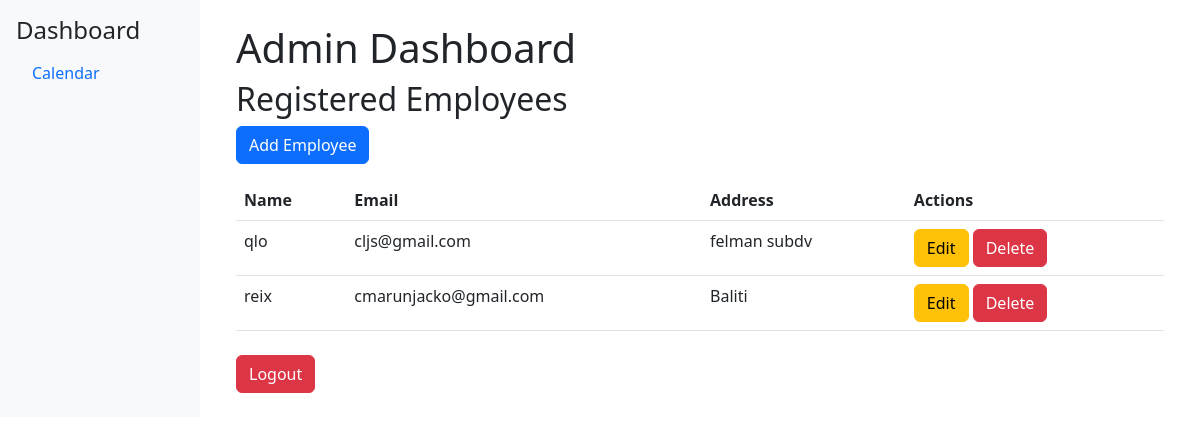
Screenshot of /admin-dashboard/ with the database file from the repository.
### employees/models.py (models this page shows, shortened)
class CustomUser(AbstractBaseUser, PermissionsMixin):
    ROLE_CHOICES = [
        ('admin', 'Admin'),
        ('employee', 'Employee'),
    ]
    email = models.EmailField(unique=True)
    username = models.CharField(max_length=150, unique=True)
    first_name = models.CharField(max_length=30)
    last_name = models.CharField(max_length=30)
    phone_number = models.CharField(max_length=11)
    address = models.CharField(max_length=300)
    birth_date = models.DateField(null=True, blank=True)
    is_active = models.BooleanField(default=True)
    is_staff = models.BooleanField(default=False)
    is_admin = models.BooleanField(default= False)
    role = models.CharField(max_length=10, choices=ROLE_CHOICES, default='employee')
    salary_rate = models.DecimalField(max_digits=6, decimal_places=2, default=20.00, help_text="Hourly rate in currency units")
    objects = CustomUserManager()
    USERNAME_FIELD = 'username'
    REQUIRED_FIELDS = ['email']  # List all required fields here
    groups = models.ManyToManyField(
        Group,
        related_name='customuser_set',  # Custom related name to avoid clashes
        blank=True,
    )
    user_permissions = models.ManyToManyField(
        Permission,
        related_name='customuser_set',  # Custom related name to avoid clashes
        blank=True,
    )
    def __str__(self):
        return self.username

### employees/views.py (the view)
# urls.py: path('admin-dashboard/', admin_dashboard, name='admin_dashboard'),
def admin_dashboard(request):
    employees = CustomUser.objects.filter(role='employee')# Fetch all users with employee role from the database
    print(f"Employees: {employees}")
    return render(request, 'dashboard/admin_dashboard.html', {'employees': employees})

### templates/dashboard/admin_dashboard.html (shortened to what this page needs)
{% extends 'dashboard/base.html' %}
{% block content %}
<div class="container">
    <h1>Admin Dashboard</h1>
    <h2>Registered Employees</h2>
    <a href="{% url 'add_employee' %}" class="btn btn-primary mb-3">Add Employee</a>
    <table class="table">
        <thead>
            <tr>
                <th>Name</th>
                <th>Email</th>
                <th>Address</th>
                <th>Actions</th>
            </tr>
        </thead>
        <tbody>
            {% for employee in employees %}
            <tr class="{% cycle 'odd-row' 'even-row' %}">
                <td>{{ employee.username }}</td>
                <td>{{ employee.email }}</td>
                <td>{{ employee.address }}</td>
                <td>
                    <a href="{% url 'edit_employee' employee.id %}" class="btn btn-warning">Edit</a>
                    <form action="{% url 'delete_employee' employee.id %}" method="post" style="display:inline;">
                        <button type="submit" class="btn btn-danger" onclick="return confirm('Are you sure you want to delete this employee?');">Delete</button>
                    </form>
                </td>
            </tr>
            {% empty %}
            <tr>
                <td colspan="4">No employees registered yet.</td>
            </tr>
            {% endfor %}
        </tbody>
    </table>
</div>
<div class="container mt-4">
    <button class="btn btn-danger" onclick="window.location.href='{% url 'logout' %}'">Logout</button>
</div>
{% endblock %}

### rows the page displays
CustomUser: username "qlo", email "cljs@gmail.com", address "felman subdv"
CustomUser: username "reix", email "cmarunjacko@gmail.com", address "Baliti"
